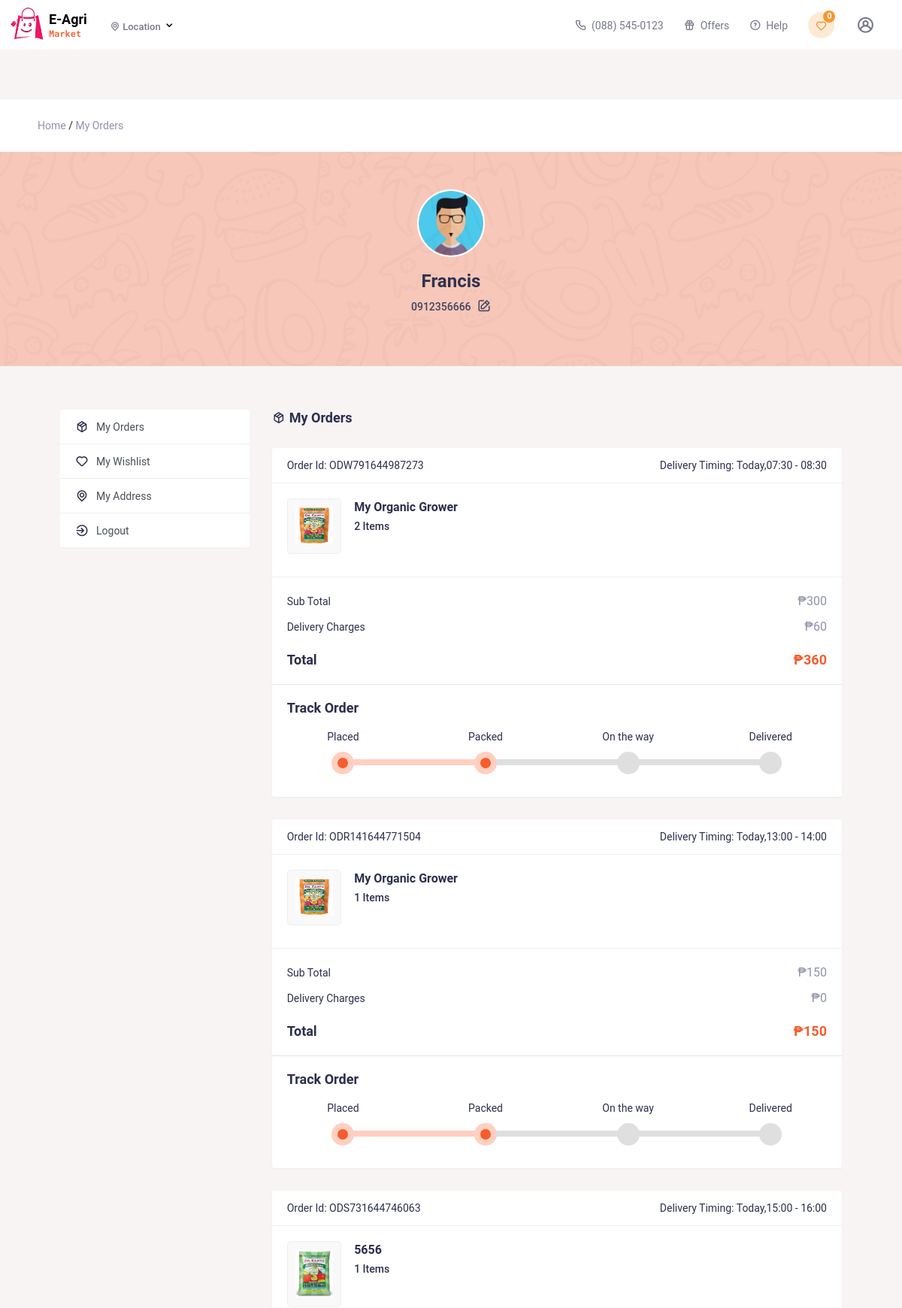
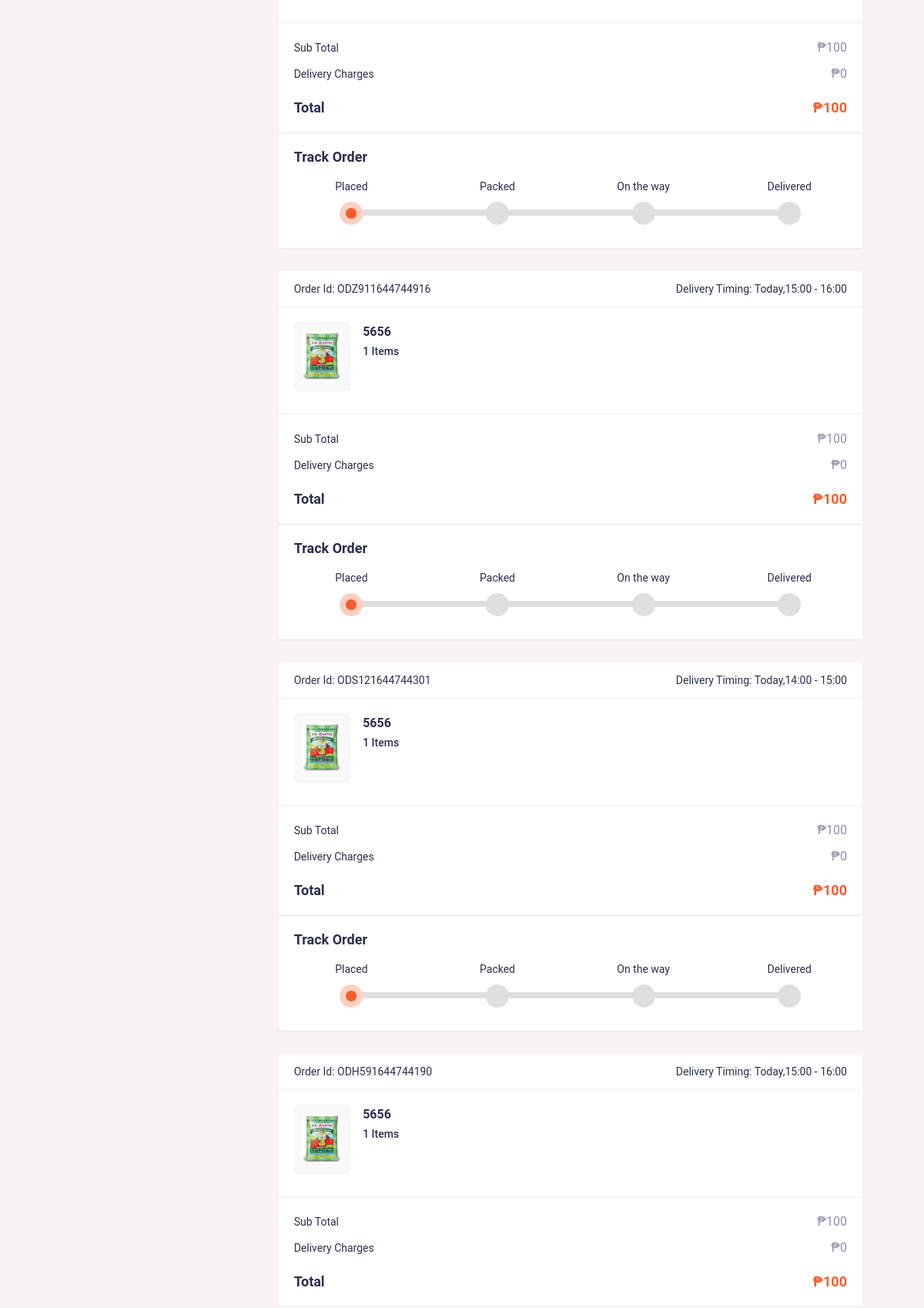
/myac.php (signed in, upper part), run on the app's committed database (2 pictures, top to bottom).
### tables this page shows
CREATE TABLE `users` (
  `id` int(11) NOT NULL AUTO_INCREMENT,
  `email` varchar(255) NOT NULL,
  `password` text NOT NULL,
  `mobile` varchar(255) NOT NULL,
  `name` varchar(255) NOT NULL,
  `m_vfd` tinyint(1) NOT NULL,
  `e_vfd` tinyint(1) NOT NULL,
  `status` tinyint(1) NOT NULL,
  PRIMARY KEY (`id`)
);

CREATE TABLE `orders` (
  `id` int(11) NOT NULL AUTO_INCREMENT,
  `o_id` text NOT NULL,
  `u_id` int(11) NOT NULL,
  `ad_id` int(11) NOT NULL,
  `dv_date` varchar(255) NOT NULL,
  `dv_time` varchar(255) NOT NULL,
  `payment_type` int(11) NOT NULL,
  `payment_status` int(11) NOT NULL,
  `order_status` int(11) NOT NULL,
  `mihpayid` varchar(255) NOT NULL,
  `txnid` varchar(255) NOT NULL,
  `payu_status` varchar(255) NOT NULL,
  `total_amt` float NOT NULL,
  `ship_fee_order` float NOT NULL,
  `final_val` float NOT NULL,
  `isnew` int(11) NOT NULL,
  `delivered_by` int(11) NOT NULL,
  `u_cnfrm` int(11) NOT NULL,
  `ptu` int(11) NOT NULL,
  `udvc` int(11) NOT NULL,
  `is_p_app` int(11) NOT NULL,
  `is_w_ap` int(11) NOT NULL,
  `prmo` float NOT NULL,
  `wlmt` float NOT NULL,
  PRIMARY KEY (`id`)
);

CREATE TABLE `dv_time` (
  `id` int(11) NOT NULL AUTO_INCREMENT,
  `from` varchar(100) NOT NULL,
  `tto` varchar(100) NOT NULL,
  PRIMARY KEY (`id`)
);

CREATE TABLE `order_detail` (
  `id` int(11) NOT NULL AUTO_INCREMENT,
  `oid` int(11) NOT NULL,
  `p_id` int(11) NOT NULL,
  `qty` int(11) NOT NULL,
  `hover` int(11) NOT NULL,
  `rcvd` int(11) NOT NULL,
  `delivered_qty` int(100) NOT NULL,
  PRIMARY KEY (`id`)
);

CREATE TABLE `product` (
  `id` int(11) NOT NULL AUTO_INCREMENT,
  `cat_id` int(11) NOT NULL,
  `scat_id` int(11) NOT NULL,
  `product_name` varchar(255) NOT NULL,
  `img1` varchar(255) NOT NULL,
  `img2` varchar(255) NOT NULL,
  `img3` varchar(255) NOT NULL,
  `img4` varchar(255) NOT NULL,
  `price` float NOT NULL,
  `sell_price` float NOT NULL,
  `fa` float NOT NULL,
  `description` text NOT NULL,
  `qty` int(11) NOT NULL,
  `isappp` int(11) NOT NULL,
  `isnew` tinyint(1) NOT NULL,
  `bs` tinyint(1) NOT NULL,
  `status` tinyint(1) NOT NULL,
  `added_by` int(11) NOT NULL,
  `belonging_city` int(11) NOT NULL,
  `tax` float NOT NULL,
  `sku` varchar(255) NOT NULL,
  PRIMARY KEY (`id`)
);

### myac.php (the view, shortened to what this page needs)
<?php
require('require/top.php');
?>
<div class="path">
    <div class="container">
        <a href="/">Home</a>
        /
        <a href="">My Orders</a>
    </div>
</div>
<section class="myorders">
    <?php require('require/headbanner.php'); ?>
    <section class="myac-body">
        <div class="flex row">
            <?php require('require/ac-left.php'); ?>
            <div class="right">
                <h4><i class="uil uil-box"></i>My Orders</h4>
                <div class="col-lg-12 col-md-12" id="bill-sec">
                    <?php
               $uid=$_SESSION['USER_ID'];
                $query="select orders.is_p_app,orders.is_w_ap,orders.prmo,orders.wlmt,orders.u_cnfrm,orders.dv_time,orders.order_status,orders.id,orders.o_id,orders.total_amt,orders.ship_fee_order,orders.final_val,dv_time.from,dv_time.tto from orders,dv_time where orders.u_id='$uid' and orders.dv_date=dv_time.id and not orders.order_status='1' order by orders.id desc";
                $res=mysqli_query($con,$query);
                if(mysqli_num_rows($res)>0){
                  while($row=mysqli_fetch_assoc($res)){
              ?>
                    <div class="pdpt-bg">
                        <div class="pdpt-title flex justify-between">
                            <h6>Order Id: <?php echo $row['o_id']; ?></h6>
                            <h6>Delivery Timing: <?php echo $row['dv_time']; ?>,<?php echo $row['from']; ?> -
                                <?php echo $row['tto']; ?></h6>
                        </div>
                        <div class="order-body10">
                            <?php
                            $oid=$row['id'];
                            $rs=mysqli_query($con,"select order_detail.qty,product.product_name,product.img1 from order_detail,product where order_detail.oid='$oid' and order_detail.p_id=product.id order by order_detail.id desc");
                            while($rw=mysqli_fetch_assoc($rs)){
                          ?>
                            <ul class="order-dtsll">
                                <li>
                                    <div class="order-dt-img">
                                        <img src="media/product/<?php echo $rw['img1']; ?>" alt="" />
                                    </div>
                                </li>
                                <li>
                                    <div class="order-dt47">
                                        <h4><?php echo $rw['product_name']; ?></h4>
                                        <div class="order-title">
                                            <?php echo $rw['qty']; ?> Items
                                        </div>
                                    </div>
                                </li>
                            </ul>
                            <?php } ?>
                            <div class="total-dt">
                                <div class="total-checkout-group">
                                    <div class="cart-total-dil">
                                        <h4>Sub Total</h4>
                                        <span>&#8369;<?php echo $row['total_amt']; ?></span>
                                    </div>
                                    <div class="cart-total-dil pt-3">
                                        <h4>Delivery Charges</h4>
                                        <span>&#8369;<?php echo $row['ship_fee_order']; ?></span>
                                    </div>
                                </div>
                                <div class="main-total-cart">
                                    <h2>Total</h2>
                                    <span>&#8369;<?php echo $row['final_val']; ?></span>
                                </div>
                            </div>
                            <div class="track-order">
                                <h4>Track Order</h4>
                                <?php
                                  $fade="bs-wizard-dot fade";
                                  $cfade="bs-wizard-dot";
                                    $progress="progress-bar";
                                    $fadeBar="fade-bar";
                                ?>
                                <div class="bs-wizard" style="border-bottom: 0">
                                    <div class="bs-wizard-step complete">
                                        <div class="text-center bs-wizard-stepnum">Placed</div>
                                        <div class="progress">
                                            <div class="<?php
                                               if($row['order_status']==3 || $row['order_status']==4 || $row['order_status']==5|| $row['order_status']==6 || $row['order_status']==7){
                                                  echo $progress;
                                                }else{
                                                  echo $fadeBar;
                                                } ?>">&nbsp;
                                            </div>
                                        </div>
                                        <a href="#" class="
                                        <?php
                                          echo $cfade;  ?>
                                        "></a>
                                    </div>
                                    <div class="bs-wizard-step complete">
                                        <div class="text-center bs-wizard-stepnum">Packed</div>
                                        <div class="progress">
                                            <div class="<?php
                                               if($row['order_status']==4|| $row['order_status']==5 || $row['order_status']==6|| $row['order_status']==7){
                                                  echo $progress;
                                                }else{
                                                  echo $fadeBar;
                                                } ?>">&nbsp;&nbsp;</div>
                                        </div>
                                        <a href="#" class="<?php
                                               if($row['order_status']==3 || $row['order_status']==4|| $row['order_status']==5 || $row['order_status']==6|| $row['order_status']==7){
                                                  echo $cfade;
                                                }else{
                                                  echo $fade;
                                                } ?>"></a>
                                    </div>
                                    <div class="bs-wizard-step active">
                                        <div class="text-center bs-wizard-stepnum">
                                            On the way
                                        </div>
                                        <div class="progress">
                                            <div class="<?php
                                               if($row['order_status']==5 || $row['order_status']==6|| $row['order_status']==7){
                                                  echo $progress;
                                                }else{
                                                  echo $fadeBar;
                                                } ?>">&nbsp;</div>
                                        </div>
                                        <a href="#" class="<?php
                                               if($row['order_status']==4 || $row['order_status']==5 || $row['order_status']==6|| $row['order_status']==7){
                                                echo $cfade;
                                                }else{
                                                  echo $fade;
                                                } ?>"></a>
                                    </div>
                                    <div class="bs-wizard-step disabled">
                                        <div class="text-center bs-wizard-stepnum">
                                            <?php
                                              if($row['order_status']==5){
                                                echo "Delivered";
                                              }else if($row['order_status']==6){
                                                echo "Undelivered";
                                              }else if($row['order_status']==7){
                                                echo "Issue";
                                              }else{
                                                echo "Delivered";
                                              }
                                            ?>
                                        </div>
                                        <a href="#" class="<?php
                                               if($row['order_status']==5 || $row['order_status']==6|| $row['order_status']==7){
                                                echo $cfade;
                                                }else{
                                                  echo $fade;
                                                } ?>"></a>
                                    </div>
                                </div>
                            </div>
                        </div>
                    </div>
                    <?php
                  }
                }
            ?>
                </div>
            </div>
        </div>
    </section>
</section>
<?php require('require/last.php'); ?>

### require/headbanner.php
<?php
$userid=$_SESSION['USER_ID'];
$userData=mysqli_fetch_assoc(mysqli_query($con,"select users.*,user_wallet.ballance from users,user_wallet where users.id='$userid' and user_wallet.user_id=users.id"));
?>
<div class="headbanner">
    <div class="userimage">
        <img src="assets/images/img-5.jpg" alt="" />
    </div>
    <h4><?php echo $userData['name'] ?></h4>
    <p>
         <?php echo $userData['mobile'] ?>
        <a href="#"><i class="uil uil-edit"></i></a>
    </p>
</div>

### data on the page
users: name "Francis", mobile "0912356666"
orders: o "ODW791644987273", dv_time "Today", dv_time.from "07:30", dv_time.tto "08:30", total_amt "300", ship_fee_order "60", final_val "360", order_status 3 (drawn)
order_detail: product.img1 (picture), product.product_name "My Organic Grower", qty "2"
orders: o "ODR141644771504", dv_time "Today", dv_time.from "13:00", dv_time.tto "14:00", total_amt "150", ship_fee_order "0", final_val "150", order_status 3 (drawn)
order_detail: product.img1 (picture), product.product_name "My Organic Grower", qty "1"
orders: o "ODS731644746063", dv_time "Today", dv_time.from "15:00", dv_time.tto "16:00", total_amt "100", ship_fee_order "0", final_val "100", order_status 2 (drawn)
order_detail: product.img1 (picture), product.product_name "5656", qty "1"
orders: o "ODZ911644744916", dv_time "Today", dv_time.from "15:00", dv_time.tto "16:00", total_amt "100", ship_fee_order "0", final_val "100", order_status 2 (drawn)
order_detail: product.img1 (picture), product.product_name "5656", qty "1"
orders: o "ODS121644744301", dv_time "Today", dv_time.from "14:00", dv_time.tto "15:00", total_amt "100", ship_fee_order "0", final_val "100", order_status 2 (drawn)
order_detail: product.img1 (picture), product.product_name "5656", qty "1"
orders: o "ODH591644744190", dv_time "Today", dv_time.from "15:00", dv_time.tto "16:00", total_amt "100", ship_fee_order "0", final_val "100"
order_detail: product.img1 (picture), product.product_name "5656", qty "1"

### other printed values
$num "0"
